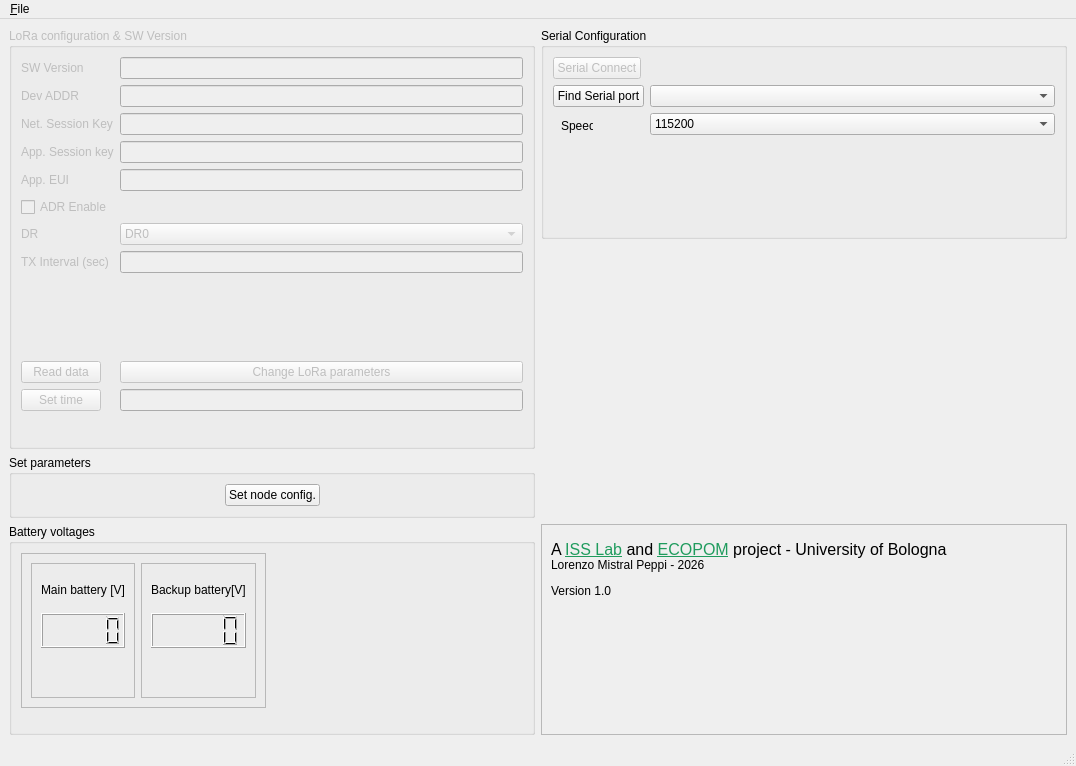
<?xml version="1.0" encoding="UTF-8"?>
<ui version="4.0">
 <class>MainWindow</class>
 <widget class="QMainWindow" name="MainWindow">
  <property name="geometry">
   <rect>
    <x>0</x>
    <y>0</y>
    <width>1076</width>
    <height>766</height>
   </rect>
  </property>
  <property name="windowTitle">
   <string>MainWindow</string>
  </property>
  <widget class="QWidget" name="centralwidget">
   <layout class="QGridLayout" name="gridLayout_2">
    <item row="0" column="0" rowspan="2">
     <widget class="QGroupBox" name="groupBox_LoRaConfiguration">
      <property name="enabled">
       <bool>false</bool>
      </property>
      <property name="title">
       <string>LoRa configuration &amp;&amp; SW Version</string>
      </property>
      <layout class="QFormLayout" name="formLayout">
       <item row="1" column="0">
        <widget class="QLabel" name="label_devEUI">
         <property name="text">
          <string>Dev ADDR</string>
         </property>
        </widget>
       </item>
       <item row="1" column="1">
        <widget class="QLineEdit" name="line_devADDR"/>
       </item>
       <item row="2" column="0">
        <widget class="QLabel" name="label_NSK">
         <property name="text">
          <string>Net. Session Key</string>
         </property>
        </widget>
       </item>
       <item row="2" column="1">
        <widget class="QLineEdit" name="line_NSK"/>
       </item>
       <item row="3" column="0">
        <widget class="QLabel" name="label_5">
         <property name="text">
          <string>App. Session key</string>
         </property>
        </widget>
       </item>
       <item row="3" column="1">
        <widget class="QLineEdit" name="line_ASK"/>
       </item>
       <item row="4" column="0">
        <widget class="QLabel" name="label_appEui">
         <property name="text">
          <string>App. EUI</string>
         </property>
        </widget>
       </item>
       <item row="4" column="1">
        <widget class="QLineEdit" name="lineEdit_appEui"/>
       </item>
       <item row="5" column="0">
        <widget class="QCheckBox" name="checkBoxADR">
         <property name="enabled">
          <bool>false</bool>
         </property>
         <property name="text">
          <string>ADR Enable</string>
         </property>
        </widget>
       </item>
       <item row="6" column="0">
        <widget class="QLabel" name="label_8">
         <property name="text">
          <string>DR</string>
         </property>
        </widget>
       </item>
       <item row="6" column="1">
        <widget class="QComboBox" name="comboBox_DRSelection">
         <property name="editable">
          <bool>false</bool>
         </property>
         <item>
          <property name="text">
           <string>DR0</string>
          </property>
         </item>
         <item>
          <property name="text">
           <string>DR1</string>
          </property>
         </item>
         <item>
          <property name="text">
           <string>DR2</string>
          </property>
         </item>
         <item>
          <property name="text">
           <string>DR3</string>
          </property>
         </item>
         <item>
          <property name="text">
           <string>DR4</string>
          </property>
         </item>
         <item>
          <property name="text">
           <string>DR5</string>
          </property>
         </item>
        </widget>
       </item>
       <item row="8" column="0">
        <widget class="QLabel" name="label_7">
         <property name="text">
          <string>TX Interval (sec)</string>
         </property>
        </widget>
       </item>
       <item row="8" column="1">
        <widget class="QLineEdit" name="lineEdit_TXInterva"/>
       </item>
       <item row="10" column="1">
        <spacer name="verticalSpacer_2">
         <property name="orientation">
          <enum>Qt::Orientation::Vertical</enum>
         </property>
         <property name="sizeHint" stdset="0">
          <size>
           <width>254</width>
           <height>22</height>
          </size>
         </property>
        </spacer>
       </item>
       <item row="11" column="0">
        <widget class="QPushButton" name="pushLeggiDati">
         <property name="text">
          <string>Read data</string>
         </property>
        </widget>
       </item>
       <item row="11" column="1">
        <widget class="QPushButton" name="pushModificaLoRaConfig">
         <property name="enabled">
          <bool>false</bool>
         </property>
         <property name="text">
          <string>Change LoRa parameters</string>
         </property>
        </widget>
       </item>
       <item row="0" column="1">
        <widget class="QLineEdit" name="lineEdit_SWVersion">
         <property name="readOnly">
          <bool>true</bool>
         </property>
        </widget>
       </item>
       <item row="0" column="0">
        <widget class="QLabel" name="label_SWVersio">
         <property name="text">
          <string>SW Version</string>
         </property>
        </widget>
       </item>
       <item row="12" column="0">
        <widget class="QPushButton" name="push_SetOrario">
         <property name="text">
          <string>Set time</string>
         </property>
        </widget>
       </item>
       <item row="13" column="1">
        <spacer name="horizontalSpacer">
         <property name="orientation">
          <enum>Qt::Orientation::Horizontal</enum>
         </property>
         <property name="sizeHint" stdset="0">
          <size>
           <width>40</width>
           <height>20</height>
          </size>
         </property>
        </spacer>
       </item>
       <item row="12" column="1">
        <widget class="QLineEdit" name="lineEdit_OrarioLetto"/>
       </item>
      </layout>
     </widget>
    </item>
    <item row="0" column="1">
     <widget class="QGroupBox" name="groupBox">
      <property name="enabled">
       <bool>true</bool>
      </property>
      <property name="title">
       <string>Serial Configuration</string>
      </property>
      <layout class="QFormLayout" name="formLayout_2">
       <item row="0" column="0">
        <widget class="QPushButton" name="push_serialConnect">
         <property name="enabled">
          <bool>false</bool>
         </property>
         <property name="text">
          <string>Serial Connect</string>
         </property>
        </widget>
       </item>
       <item row="0" column="1">
        <widget class="QLabel" name="label_3">
         <property name="text">
          <string>&lt;html&gt;&lt;head/&gt;&lt;body&gt;&lt;p&gt;&lt;img src=&quot;:/immaginiBottone/img/red.png&quot;/&gt;&lt;/p&gt;&lt;/body&gt;&lt;/html&gt;</string>
         </property>
        </widget>
       </item>
       <item row="1" column="0">
        <widget class="QPushButton" name="push_SerialFind">
         <property name="enabled">
          <bool>true</bool>
         </property>
         <property name="text">
          <string>Find Serial port</string>
         </property>
        </widget>
       </item>
       <item row="4" column="0">
        <widget class="QLabel" name="label">
         <property name="text">
          <string/>
         </property>
        </widget>
       </item>
       <item row="1" column="1">
        <widget class="QComboBox" name="comboBox_comNumber"/>
       </item>
       <item row="2" column="1">
        <widget class="QComboBox" name="comboBox_serialSpeed">
         <item>
          <property name="text">
           <string>115200</string>
          </property>
         </item>
         <item>
          <property name="text">
           <string>9600</string>
          </property>
         </item>
        </widget>
       </item>
       <item row="4" column="1">
        <spacer name="verticalSpacer_4">
         <property name="orientation">
          <enum>Qt::Orientation::Vertical</enum>
         </property>
         <property name="sizeHint" stdset="0">
          <size>
           <width>20</width>
           <height>40</height>
          </size>
         </property>
        </spacer>
       </item>
      </layout>
      <widget class="QLabel" name="label_serialSpeed">
       <property name="geometry">
        <rect>
         <x>20</x>
         <y>90</y>
         <width>32</width>
         <height>16</height>
        </rect>
       </property>
       <property name="text">
        <string>Speed</string>
       </property>
      </widget>
     </widget>
    </item>
    <item row="1" column="1">
     <spacer name="verticalSpacer_5">
      <property name="orientation">
       <enum>Qt::Orientation::Vertical</enum>
      </property>
      <property name="sizeHint" stdset="0">
       <size>
        <width>20</width>
        <height>206</height>
       </size>
      </property>
     </spacer>
    </item>
    <item row="2" column="0">
     <widget class="QGroupBox" name="groupBox_Modalita">
      <property name="title">
       <string>Set parameters</string>
      </property>
      <layout class="QHBoxLayout" name="horizontalLayout">
       <item>
        <spacer name="horizontalSpacer_3">
         <property name="orientation">
          <enum>Qt::Orientation::Horizontal</enum>
         </property>
         <property name="sizeHint" stdset="0">
          <size>
           <width>40</width>
           <height>20</height>
          </size>
         </property>
        </spacer>
       </item>
       <item>
        <widget class="QPushButton" name="pushConfigLetture">
         <property name="text">
          <string>Set node config.</string>
         </property>
        </widget>
       </item>
       <item>
        <spacer name="horizontalSpacer_4">
         <property name="orientation">
          <enum>Qt::Orientation::Horizontal</enum>
         </property>
         <property name="sizeHint" stdset="0">
          <size>
           <width>23</width>
           <height>20</height>
          </size>
         </property>
        </spacer>
       </item>
      </layout>
     </widget>
    </item>
    <item row="3" column="0">
     <widget class="QGroupBox" name="TensioniBatterie">
      <property name="title">
       <string>Battery voltages</string>
      </property>
      <layout class="QFormLayout" name="formLayout_3">
       <item row="0" column="0">
        <widget class="QFrame" name="frameGraficaBatterie">
         <property name="frameShape">
          <enum>QFrame::Shape::StyledPanel</enum>
         </property>
         <property name="frameShadow">
          <enum>QFrame::Shadow::Raised</enum>
         </property>
         <layout class="QHBoxLayout" name="horizontalLayout_3">
          <item>
           <widget class="QFrame" name="frameVBatt">
            <property name="frameShape">
             <enum>QFrame::Shape::StyledPanel</enum>
            </property>
            <property name="frameShadow">
             <enum>QFrame::Shadow::Raised</enum>
            </property>
            <layout class="QVBoxLayout" name="verticalLayout">
             <item>
              <widget class="QLabel" name="label_2">
               <property name="text">
                <string>Main battery [V]</string>
               </property>
              </widget>
             </item>
             <item>
              <widget class="QLCDNumber" name="lcdNumberVBatt"/>
             </item>
             <item>
              <widget class="QWidget" name="IndicatoreVBatt" native="true"/>
             </item>
            </layout>
           </widget>
          </item>
          <item>
           <widget class="QFrame" name="frameVBackup">
            <property name="frameShape">
             <enum>QFrame::Shape::StyledPanel</enum>
            </property>
            <property name="frameShadow">
             <enum>QFrame::Shadow::Raised</enum>
            </property>
            <layout class="QVBoxLayout" name="verticalLayout_2">
             <item>
              <widget class="QLabel" name="label_4">
               <property name="text">
                <string>Backup battery[V]</string>
               </property>
              </widget>
             </item>
             <item>
              <widget class="QLCDNumber" name="lcdNumberVBackup"/>
             </item>
             <item>
              <widget class="QWidget" name="IndicatoreVBackup" native="true"/>
             </item>
            </layout>
           </widget>
          </item>
         </layout>
        </widget>
       </item>
       <item row="0" column="1">
        <spacer name="verticalSpacer_3">
         <property name="orientation">
          <enum>Qt::Orientation::Vertical</enum>
         </property>
         <property name="sizeHint" stdset="0">
          <size>
           <width>20</width>
           <height>40</height>
          </size>
         </property>
        </spacer>
       </item>
      </layout>
     </widget>
    </item>
    <item row="3" column="1">
     <widget class="QFrame" name="frame">
      <property name="frameShape">
       <enum>QFrame::Shape::StyledPanel</enum>
      </property>
      <property name="frameShadow">
       <enum>QFrame::Shadow::Raised</enum>
      </property>
      <widget class="QLabel" name="label_6">
       <property name="geometry">
        <rect>
         <x>20</x>
         <y>70</y>
         <width>491</width>
         <height>131</height>
        </rect>
       </property>
       <property name="sizePolicy">
        <sizepolicy hsizetype="Ignored" vsizetype="Ignored">
         <horstretch>0</horstretch>
         <verstretch>0</verstretch>
        </sizepolicy>
       </property>
       <property name="text">
        <string>&lt;html&gt;&lt;head/&gt;&lt;body&gt;&lt;p&gt;&lt;img src=&quot;:/img/img/ISS-ECOPOM.png&quot;/&gt;&lt;/p&gt;&lt;/body&gt;&lt;/html&gt;</string>
       </property>
       <property name="scaledContents">
        <bool>true</bool>
       </property>
      </widget>
      <widget class="QLabel" name="label_9">
       <property name="geometry">
        <rect>
         <x>10</x>
         <y>10</y>
         <width>411</width>
         <height>71</height>
        </rect>
       </property>
       <property name="text">
        <string>&lt;html&gt;&lt;head/&gt;&lt;body&gt;&lt;p&gt;&lt;span style=&quot; font-size:12pt;&quot;&gt;A &lt;/span&gt;&lt;a href=&quot;https://github.com/ISS-Lab-Unibo&quot;&gt;&lt;span style=&quot; font-size:12pt; text-decoration: underline; color:#1f9b5d;&quot;&gt;ISS Lab&lt;/span&gt;&lt;/a&gt;&lt;span style=&quot; font-size:12pt;&quot;&gt; and &lt;/span&gt;&lt;a href=&quot;https://github.com/ECOPOM&quot;&gt;&lt;span style=&quot; font-size:12pt; text-decoration: underline; color:#1f9b5d;&quot;&gt;ECOPOM&lt;/span&gt;&lt;/a&gt;&lt;span style=&quot; font-size:12pt;&quot;&gt; project - University of Bologna&lt;/span&gt;&lt;br/&gt;Lorenzo Mistral Peppi - 2026&lt;/p&gt;&lt;p&gt;Version 1.0&lt;/p&gt;&lt;/body&gt;&lt;/html&gt;</string>
       </property>
      </widget>
     </widget>
    </item>
    <item row="2" column="1">
     <spacer name="horizontalSpacer_2">
      <property name="orientation">
       <enum>Qt::Orientation::Horizontal</enum>
      </property>
      <property name="sizeHint" stdset="0">
       <size>
        <width>40</width>
        <height>20</height>
       </size>
      </property>
     </spacer>
    </item>
   </layout>
  </widget>
  <widget class="QStatusBar" name="statusbar"/>
  <widget class="QMenuBar" name="menubar">
   <property name="geometry">
    <rect>
     <x>0</x>
     <y>0</y>
     <width>1076</width>
     <height>22</height>
    </rect>
   </property>
   <widget class="QMenu" name="menu_file">
    <property name="title">
     <string>&amp;File</string>
    </property>
    <addaction name="action_Exit"/>
   </widget>
   <addaction name="menu_file"/>
  </widget>
  <action name="action_Exit">
   <property name="text">
    <string>&amp;Exit</string>
   </property>
  </action>
  <action name="actionblabla">
   <property name="checkable">
    <bool>false</bool>
   </property>
   <property name="text">
    <string>blabla</string>
   </property>
  </action>
  <action name="actionblabla2">
   <property name="text">
    <string>blabla2</string>
   </property>
  </action>
 </widget>
 <resources>
  <include location="../risorse.qrc"/>
  <include location="../immaginiLoghi.qrc"/>
 </resources>
 <connections/>
</ui>
